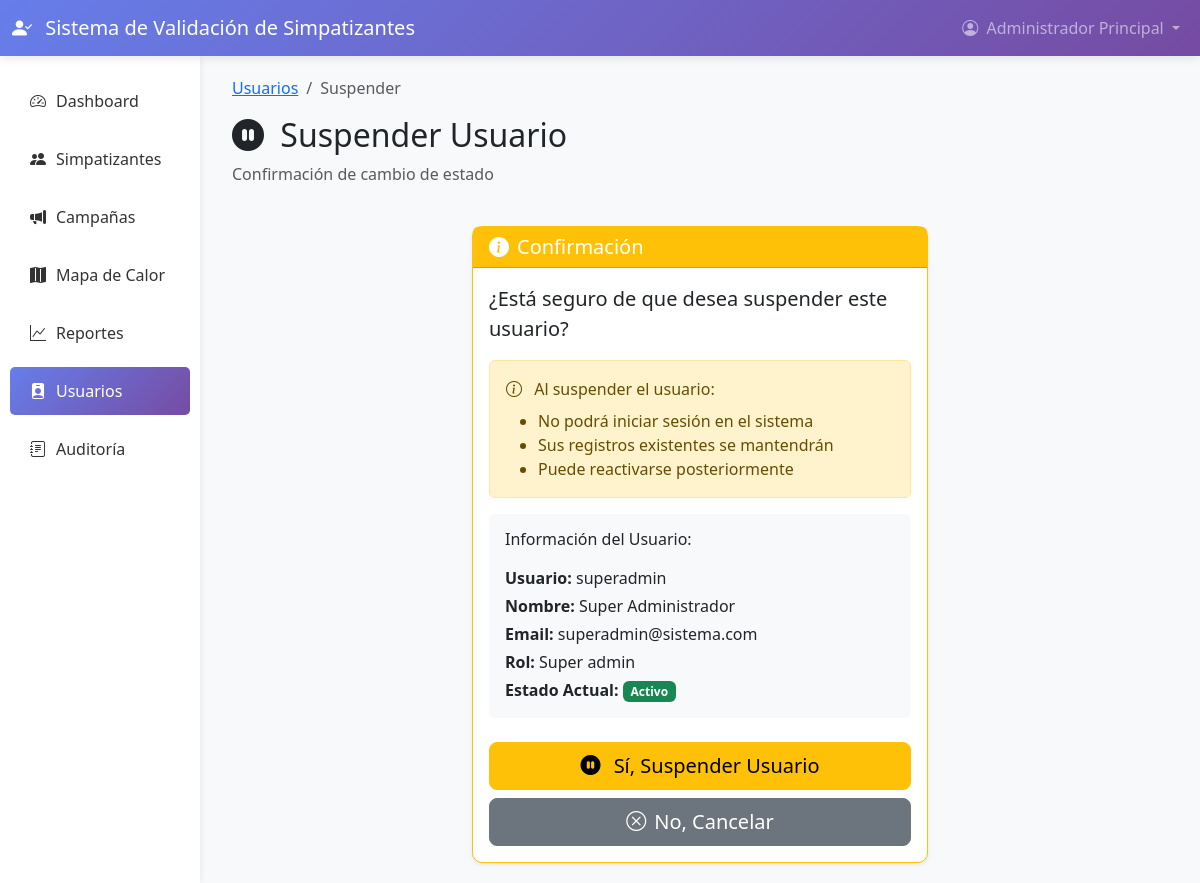
/public/usuarios/suspender.php?id=1 (signed in), run on the app's committed database.
### tables this page shows
CREATE TABLE IF NOT EXISTS usuarios (
    id INT AUTO_INCREMENT PRIMARY KEY,
    username VARCHAR(50) UNIQUE NOT NULL,
    email VARCHAR(100) UNIQUE NOT NULL,
    password VARCHAR(255) NOT NULL,
    nombre_completo VARCHAR(150) NOT NULL,
    rol ENUM('super_admin', 'admin', 'candidato', 'coordinador', 'capturista') NOT NULL DEFAULT 'capturista',
    activo TINYINT(1) DEFAULT 1,
    intentos_fallidos INT DEFAULT 0,
    bloqueado_hasta DATETIME NULL,
    whatsapp VARCHAR(20),
    twitter VARCHAR(100),
    instagram VARCHAR(100),
    facebook VARCHAR(100),
    youtube VARCHAR(100),
    tiktok VARCHAR(100),
    created_at TIMESTAMP DEFAULT CURRENT_TIMESTAMP,
    updated_at TIMESTAMP DEFAULT CURRENT_TIMESTAMP ON UPDATE CURRENT_TIMESTAMP,
    INDEX idx_rol (rol),
    INDEX idx_email (email),
    INDEX idx_activo (activo)
);

### config/Database.php (called while the page is built, shortened)
<?php
class Database {
    private static $instance = null;
    private $connection;
    private function __construct() {
        try {
            $dsn = "mysql:host=" . DB_HOST . ";dbname=" . DB_NAME . ";charset=" . DB_CHARSET;
            $options = [
                PDO::ATTR_ERRMODE => PDO::ERRMODE_EXCEPTION,
                PDO::ATTR_DEFAULT_FETCH_MODE => PDO::FETCH_ASSOC,
                PDO::ATTR_EMULATE_PREPARES => false,
                PDO::MYSQL_ATTR_INIT_COMMAND => "SET NAMES " . DB_CHARSET
            ];
            $this->connection = new PDO($dsn, DB_USER, DB_PASS, $options);
        } catch (PDOException $e) {
            die("Error de conexión a la base de datos: " . $e->getMessage());
        }
    }
    public static function getInstance() {
        if (self::$instance === null) {
            self::$instance = new self();
        }
        return self::$instance;
    }
    public function queryOne($sql, $params = []) {
        try {
            $stmt = $this->connection->prepare($sql);
            $stmt->execute($params);
            return $stmt->fetch();
        } catch (PDOException $e) {
            error_log("Error en queryOne: " . $e->getMessage());
            return false;
        }
    }
}

### app/controllers/UsuarioController.php (called while the page is built, shortened)
<?php
require_once __DIR__ . '/../../config/Database.php';
require_once __DIR__ . '/../models/Usuario.php';
require_once __DIR__ . '/AuthController.php';
class UsuarioController {
    private $model;
    public function __construct() {
        $this->model = new Usuario();
        $this->auth = new AuthController();
    }
    public function obtener($id) {
        return $this->model->obtenerPorId($id);
    }
}

### app/controllers/AuthController.php (called while the page is built, shortened)
<?php
require_once __DIR__ . '/../../config/Database.php';
require_once __DIR__ . '/../models/Usuario.php';
class AuthController {
    public function estaAutenticado() {
        return true;
    }
    public function tieneRol($roles) {
        return in_array($_SESSION['rol'], $roles);
    }
}

### app/models/Usuario.php (called while the page is built, shortened)
<?php
class Usuario {
    private $db;
    public function __construct() {
        $this->db = Database::getInstance();
    }
    public function obtenerPorId($id) {
        $sql = "SELECT * FROM usuarios WHERE id = ?";
        return $this->db->queryOne($sql, [$id]);
    }
}

### public/usuarios/suspender.php (the view, shortened to what this page needs)
<?php
require_once __DIR__ . '/../../config/Database.php';
require_once __DIR__ . '/../../app/controllers/AuthController.php';
require_once __DIR__ . '/../../app/controllers/UsuarioController.php';
$id = (int)$_GET['id'];
$controller = new UsuarioController();
$usuario = $controller->obtener($id);
include __DIR__ . '/../../app/views/layouts/header.php';
?>
<div class="container-fluid">
    <div class="row mb-4">
        <div class="col-md-12">
            <nav aria-label="breadcrumb">
                <ol class="breadcrumb">
                    <li class="breadcrumb-item"><a href="<?php echo BASE_URL; ?>/public/usuarios/index.php">Usuarios</a></li>
                    <li class="breadcrumb-item active"><?php echo $usuario['activo'] ? 'Suspender' : 'Activar'; ?></li>
                </ol>
            </nav>
            <h2>
                <i class="bi bi-<?php echo $usuario['activo'] ? 'pause-circle' : 'play-circle'; ?>-fill me-2"></i>
                <?php echo $usuario['activo'] ? 'Suspender' : 'Activar'; ?> Usuario
            </h2>
            <p class="text-muted">Confirmación de cambio de estado</p>
        </div>
    </div>
    <div class="row justify-content-center">
        <div class="col-lg-6">
            <div class="card border-<?php echo $usuario['activo'] ? 'warning' : 'success'; ?> shadow-sm">
                <div class="card-header bg-<?php echo $usuario['activo'] ? 'warning' : 'success'; ?> text-white">
                    <h5 class="mb-0"><i class="bi bi-info-circle-fill me-2"></i>Confirmación</h5>
                </div>
                <div class="card-body">
                    <p class="lead">
                        ¿Está seguro de que desea <?php echo $usuario['activo'] ? 'suspender' : 'activar'; ?> este usuario?
                    </p>
                    <div class="alert alert-<?php echo $usuario['activo'] ? 'warning' : 'info'; ?>">
                        <i class="bi bi-info-circle me-2"></i>
                        <?php if ($usuario['activo']): ?>
                            Al suspender el usuario:
                            <ul class="mb-0 mt-2">
                                <li>No podrá iniciar sesión en el sistema</li>
                                <li>Sus registros existentes se mantendrán</li>
                                <li>Puede reactivarse posteriormente</li>
                            </ul>
                        <?php endif; ?>
                    </div>
                    <div class="bg-light p-3 rounded mb-4">
                        <h6 class="mb-3">Información del Usuario:</h6>
                        <p class="mb-1"><strong>Usuario:</strong> <?php echo htmlspecialchars($usuario['username']); ?></p>
                        <p class="mb-1"><strong>Nombre:</strong> <?php echo htmlspecialchars($usuario['nombre_completo']); ?></p>
                        <p class="mb-1"><strong>Email:</strong> <?php echo htmlspecialchars($usuario['email']); ?></p>
                        <p class="mb-1"><strong>Rol:</strong> <?php echo ucfirst(str_replace('_', ' ', $usuario['rol'])); ?></p>
                        <p class="mb-0">
                            <strong>Estado Actual:</strong>
                            <span class="badge bg-<?php echo $usuario['activo'] ? 'success' : 'secondary'; ?>">
                                <?php echo $usuario['activo'] ? 'Activo' : 'Suspendido'; ?>
                            </span>
                        </p>
                    </div>
                    <form method="POST" action="">
                        <div class="d-grid gap-2">
                            <button type="submit" class="btn btn-<?php echo $usuario['activo'] ? 'warning' : 'success'; ?> btn-lg">
                                <i class="bi bi-<?php echo $usuario['activo'] ? 'pause' : 'play'; ?>-circle-fill me-2"></i>
                                Sí, <?php echo $usuario['activo'] ? 'Suspender' : 'Activar'; ?> Usuario
                            </button>
                            <a href="<?php echo BASE_URL; ?>/public/usuarios/index.php" class="btn btn-secondary btn-lg">
                                <i class="bi bi-x-circle me-2"></i>No, Cancelar
                            </a>
                        </div>
                    </form>
                </div>
            </div>
        </div>
    </div>
</div>
<?php include __DIR__ . '/../../app/views/layouts/footer.php'; ?>

### data on the page
usuarios: username "superadmin", nombre_completo "Super Administrador", email "superadmin@sistema.com", rol "Super admin"

### other printed values
APP_NAME "Sistema de Validación de Simpatizantes"
$_SESSION['nombre_completo'] "Administrador Principal"
